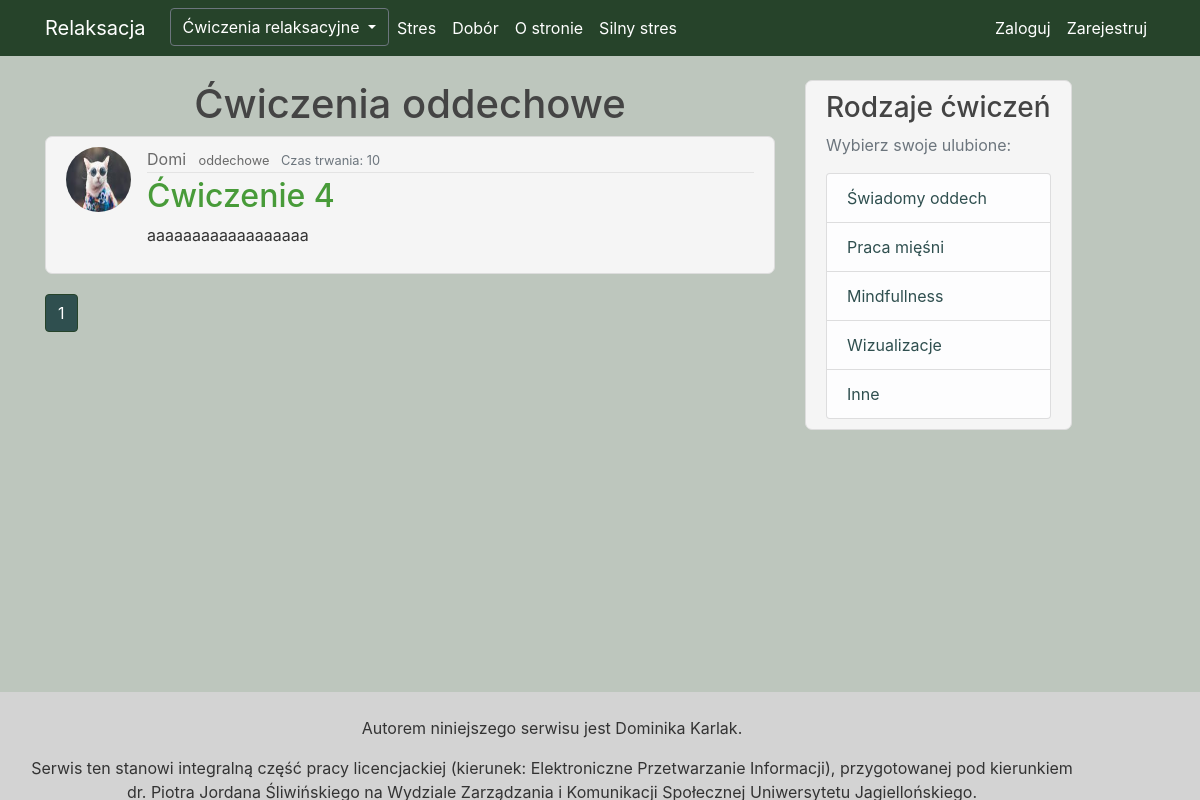
The app's page /oddechowe, older data.
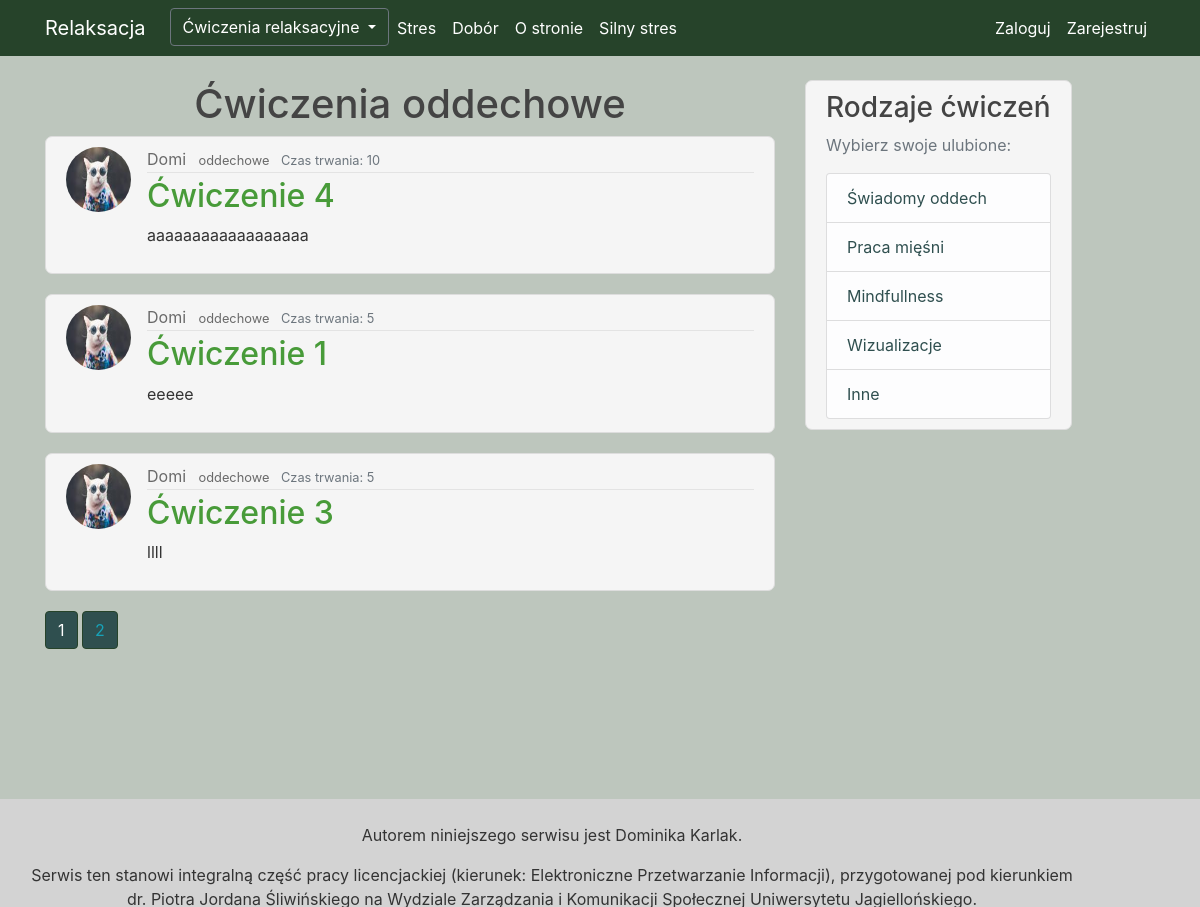
The same page, newer data.
### Relaks/models.py (models this page shows, shortened)
class Post(db.Model):
    id = db.Column(db.Integer, primary_key=True, autoincrement=True)
    name = db.Column(db.String(100), nullable=True)
    category = db.Column(db.String(100), nullable=True)
    time = db.Column(db.Integer, nullable=True)
    content = db.Column(db.Text, nullable=True)
    user_id = db.Column(db.Integer, db.ForeignKey('user.id'), nullable=False)
    fav = db.relationship('Favourite', backref='fav', lazy=True)
    comments = db.relationship("Comment", backref='article', lazy=True)

class User(db.Model, UserMixin):
    id = db.Column(db.Integer, primary_key=True)
    username = db.Column(db.String(20), unique=True, nullable=False)
    email = db.Column(db.String(120), unique=True, nullable=False)
    image_file = db.Column(db.String(20), nullable=False, default='default.jpg')
    password = db.Column(db.String(60), nullable=False)
    is_admin = db.Column(db.Boolean, nullable=False)
    posts = db.relationship('Post', backref='author', lazy=True)
    fav = db.relationship('Favourite', backref='author', lazy=True)
    comments = db.relationship('Comment', backref='author', lazy=True)

### Relaks/routes.py (the view)
@app.route("/oddechowe", methods=['GET', 'POST'])
def oddech():
    page = request.args.get('page', 1, type=int)
    post = Post.query.filter(
        Post.category == 'oddechowe').paginate(page=page, per_page=3)
    return render_template('oddech.html', title='Oddechowe', post=post)

### Relaks/templates/oddech.html (shortened to what this page needs)
{% extends "layout.html" %}
{% block content %}
    <h1 style="text-align: center"> Ćwiczenia oddechowe </h1>
    {% for post in post.items %}
          <article class="media content-section">
          <img class="rounded-circle article-img" src="{{ url_for('static', filename='photo/' + post.author.image_file) }}">
          <div class="media-body">
            <div class="article-metadata">
              <a class="mr-2" href="{{ url_for('user_posts', username=post.author.username) }}">{{ post.author.username }}</a>
              <small class="article-category">
          <a
            class="mr-2"
            href="{{ url_for('oddech', category=post.category) }}"
            >{{ post.category }}</a>
                </small>
                <small class="text-muted">Czas trwania: {{ post.time }}</small>
            </div>
            <h2> <a class="article-title" href="{{ url_for('post', post_id=post.id) }}">{{ post.name}}</a> </h2>
            <p class="article-content">{{ post.content }}</p>
          </div>
        </article>
    {% endfor %}
      {% for page_num in post.iter_pages(left_edge=1, right_edge=1, left_current=1, right_current=2) %}
        {% if page_num %}
            {% if post.page == page_num %}
                <a class="btn btn-info mb-4" style="background-color: darkslategrey; border-color: #26432a" href="{{ url_for('oddech', page=page_num)  }}"> {{ page_num }}</a>
             {% else %}
                <a class="btn btn-outline-info mb-4" style="background-color: darkslategrey; border-color: #26432a; " href="{{ url_for('oddech', page=page_num)  }}"> {{ page_num }}</a>
             {% endif %}
        {% endif %}
    {% endfor %}
{% endblock content %}

Row changes from the older to the newer data that the page shows:
added Post: image_file (picture), author.username "Domi", category "oddechowe", time "5", name "Ćwiczenie 1", content "eeeee"
added Post: image_file (picture), author.username "Domi", category "oddechowe", time "5", name "Ćwiczenie 3", content "llll"
Text that changed along with them:
new list line: "2"
